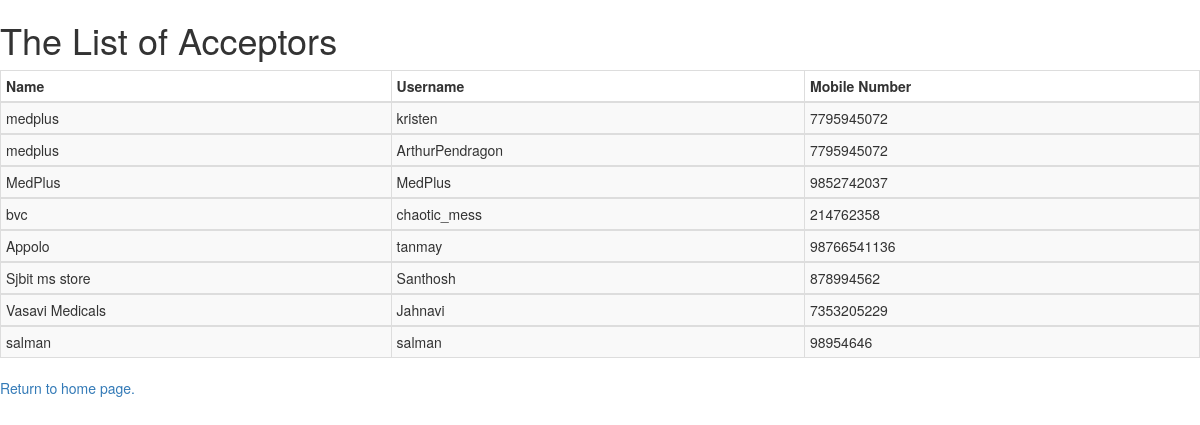
The page /acceptor on the database as committed earlier.
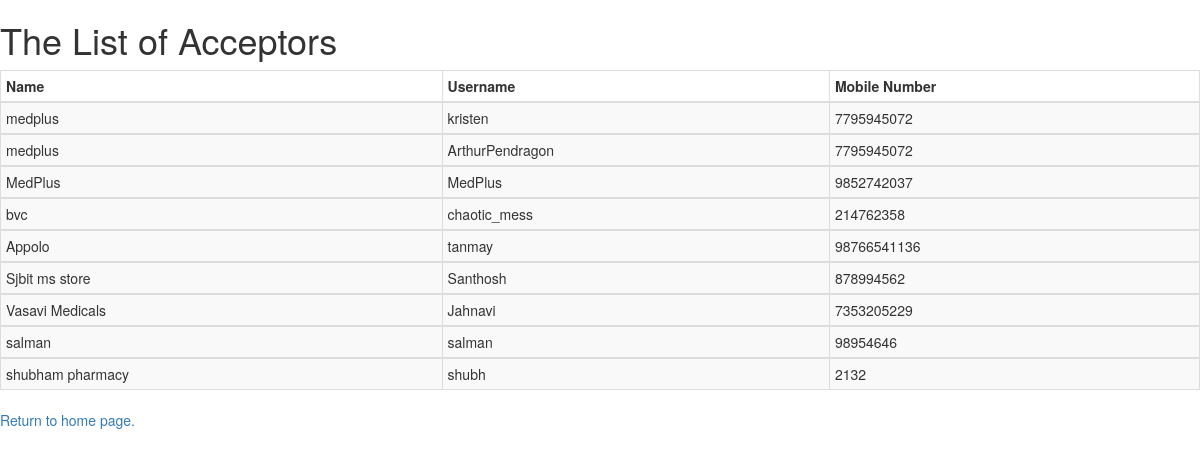
The same page on the database as committed later.
### MedicalDonation/models.py (models this page shows, shortened)
class Acceptor(models.Model):
    name = models.CharField(max_length=64)
    proprietor = models.CharField(max_length=64)
    license_no = models.CharField(max_length=64)
    address = models.CharField(max_length=128)
    pincode = models.PositiveIntegerField()
    UID = models.IntegerField(unique=True)
    start_time = models.TimeField(auto_now=True)
    end_time = models.TimeField(auto_now=True)
    email = models.EmailField()
    username = models.CharField(max_length=64, unique=True)
    password = models.CharField(max_length=16)
    Phone_no = models.IntegerField()
    image = models.FileField(upload_to='photos/acceptor')

### MedicalDonation/views.py (the view)
# urls.py: path("acceptor", views.acceptors, name= "Acceptor_view"),
def acceptors(request):
    context = {
    "acceptors": Acceptor.objects.all()
    }
    return render(request, "MedicalDonation/acceptor.html",context)

### MedicalDonation/templates/MedicalDonation/acceptor.html (shortened to what this page needs)
<!DOCTYPE html>
<html lang="en" dir="ltr">
  <head>
    <link rel="stylesheet" href="https://maxcdn.bootstrapcdn.com/bootstrap/3.3.7/css/bootstrap.min.css">
  </head>
  <body>
    <h1>The List of Acceptors</h1>
    {% load static %}
    <div class="">
      <table border="1" class="table table-striped table-bordered table-hover table-condensed">
        <thead>
          <th> <b>Name</b> </th>
          <th> <b>Username</b>  </th>
          <th> <b>Mobile Number</b> </th>
        </thead>
        {% for c in acceptors %}
        <tbody>
            <td>{{c.name}}</td>
            <td>{{c.username}}</td>
            <td>{{c.Phone_no}}</td>
        </tbody>
        {% endfor  %}
      </table>
      <a href="/">Return to home page.</a>
    </div>
  </body>
</html>

Rows that differ between the two databases and show on the page:
added Acceptor: name "shubham pharmacy", username "shubh", Phone_no "2132"
